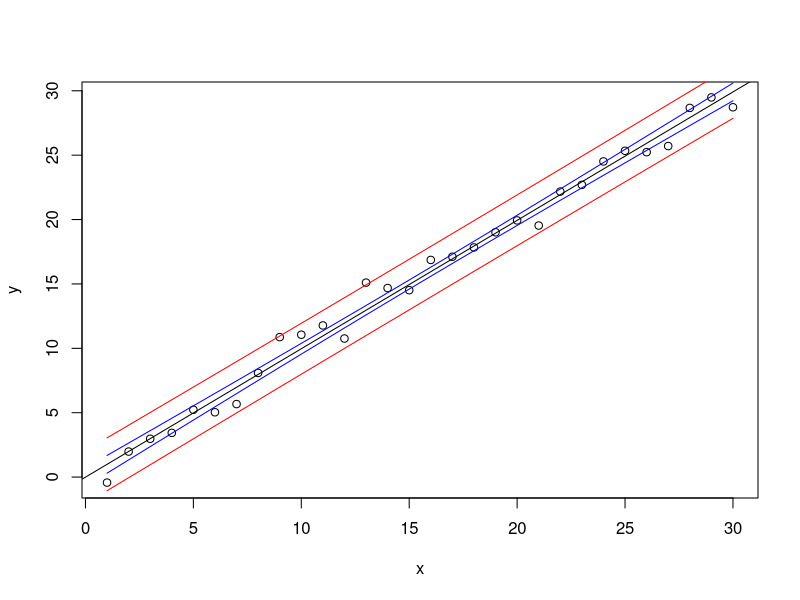

This chart was generated by the following R code:
## ---- chunk 1
y = c(8,15,16,20,25,40)
X = matrix(c(rep(1,6),8,12,14,16,16,20),6,2)

## ---- chunk 2
b = solve(t(X)%*%X, t(X)%*%y)
df = 6 - 2
e = y - X%*%b
s = sqrt(sum(e^2)/df)

## ---- chunk 3

c00 = solve(t(X)%*%X)[1,1]
alpha = 0.05
ta = qt(1-alpha/2, df=df)
c(b[1]-ta*s*sqrt(c00),b[1]+ta*s*sqrt(c00))

## ---- chunk 4
c11 = solve(t(X)%*%X)[2,2]
alpha = 0.05
ta = qt(1-alpha/2, df=df)
c(b[2]-ta*s*sqrt(c11),b[2]+ta*s*sqrt(c11))

## ---- chunk 5
xst = c(1,18)
xst%*%b
ta = qt(0.975, df = 6-2)
## ---- chunk 6
xst%*%b - ta*s*sqrt(t(xst)%*%solve(t(X)%*%X)%*%xst) #Lower bound

xst%*%b + ta*s*sqrt(t(xst)%*%solve(t(X)%*%X)%*%xst) #Upper bound



## ---- chunk 7
xst%*%b - ta*s*sqrt(1+t(xst)%*%solve(t(X)%*%X)%*%xst) #Lower bound

xst%*%b + ta*s*sqrt(1+t(xst)%*%solve(t(X)%*%X)%*%xst) #Upper bound
## ---- chunk 8
n = 30
x = 1:n
y = x + rnorm(n)
## ---- chunk 9
fit = lm(y~x)
newdata = data.frame(x=x)
CI_u = predict(fit,newdata,interval = 'confidence',level = 0.95)[,3]
CI_l = predict(fit,newdata,interval = 'confidence',level = 0.95)[,2]
PI_u = predict(fit,newdata,interval = 'prediction',level = 0.95)[,3]
PI_l = predict(fit,newdata,interval = 'prediction',level = 0.95)[,2]
plot(x,y)
abline(fit$coeff[1], fit$coeff[2])
lines(x,CI_u, col = "blue")
lines(x,CI_l, col = "blue")
lines(x,PI_u, col = "red")
lines(x,PI_l, col = "red")

## ---- chunk 10
set.seed(3)
X <- cbind(rep(1,100), 1:100)
beta <- c(0, 1)
y <- X %*% beta + rnorm(100)


## ---- chunk 11
 Xfit <- X[1:50,]
 yfit <- y[1:50]
 Xtest <- X[51:100,]
 ytest <- y[51:100]
## ---- chunk 12
betafit <- solve(t(Xfit)%*%Xfit, t(Xfit)%*%yfit)
SSfit <- sum((yfit - Xfit%*%betafit)^2) 
SSfit
 
## ---- chunk 13

SStest <- sum((ytest - Xtest%*%betafit)^2)
SStest
## ---- chunk 14

#Now add 10 extra predictor variables which we know have nothing to do with the response:
X <- cbind(X, matrix(runif(1000), 100, 10))
Xtest <- X[51:100,]
Xfit <- X[1:50,]
Xfit
## ---- chunk 15
betafit <- solve(t(Xfit)%*%Xfit, t(Xfit)%*%yfit) 
betafit
## ---- chunk 16
SSfit <- sum((yfit - Xfit%*%betafit)^2)
SSfit

## ---- chunk 17
SStest <- sum((ytest - Xtest%*%betafit)^2) 
SStest
## ---- chunk 18
X <- cbind(X[, 1:2], (1:100)^2, (1:100)^3, (1:100)^4)
## ---- chunk 19
Xfit <- X[1:50,]
 
## ---- chunk 20
Xtest <- X[51:100,]
## ---- chunk 21
betafit <- solve(t(Xfit)%*%Xfit, t(Xfit)%*%yfit) 
betafit
## ---- chunk 22
SSfit <- sum((yfit - Xfit%*%betafit)^2)
SSfit
## ---- chunk 23
SStest <- sum((ytest - Xtest%*%betafit)^2)
SStest
## ---- chunk 24
   fb <- function(n) {
         if (n == 1 || n == 2) {
             return(1)
         } else {
             return(fb(n - 1) + fb(n - 2))
         }
} 
fb(8)
## ---- chunk 25
binseq <- matrix(nrow = 8, ncol = 3)
r <- 0 # current row of binseq
for (i in 0:1) {
  for (j in 0:1) {
    for (k in 0:1) {
      r = r + 1
      binseq[r,] = c(i,j,k)
    
    }
  }
}
binseq

## ---- chunk 26

binseq <- function(n) {
  # all binary sequences of length n, where n is a +ve integer
   if (n == 1) {
     A <- matrix(0:1, nrow=2, ncol=1)
     return(A)
   } else {
     A <- binseq(n-1)
     B <- rbind(cbind(0, A), cbind(1, A))
     return(B)
   }
}
binseq(3)
## ---- chunk 27
  my_det <- function(X) {
    if (length(X) == 1) {
      return(X)
     } else {
       S=0
       for (i in 1:dim(X)[1]) {
         S = S + X[1, i]*(-1)^(1+i)*my_det(X[-1, -i])
       }
       return(S)
    }
 }
X <- matrix(runif(25), nrow=5, ncol=5) 
my_det(X)
## ---- chunk 28
det(X) # R's built in version [1] 0.07874474
